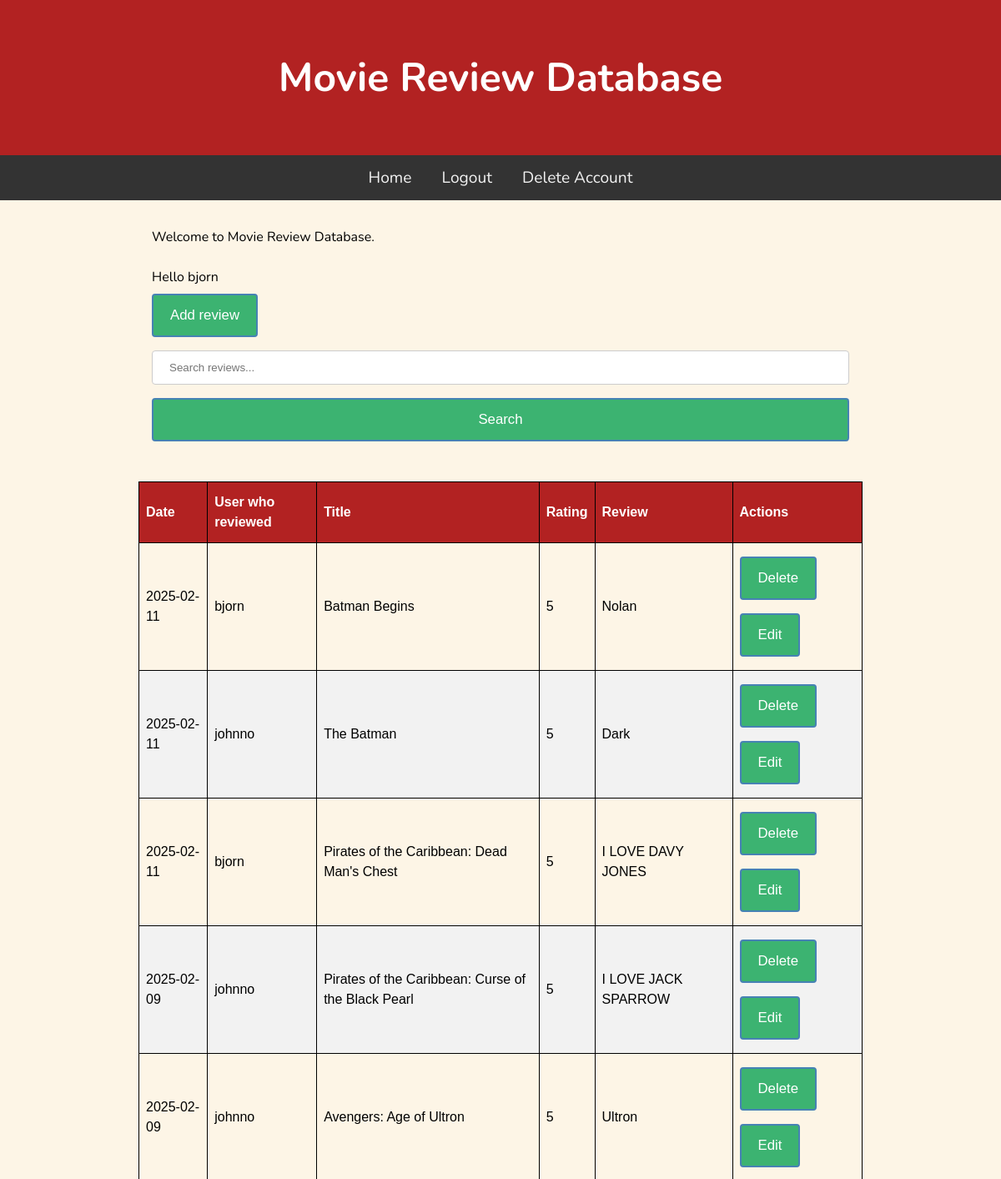
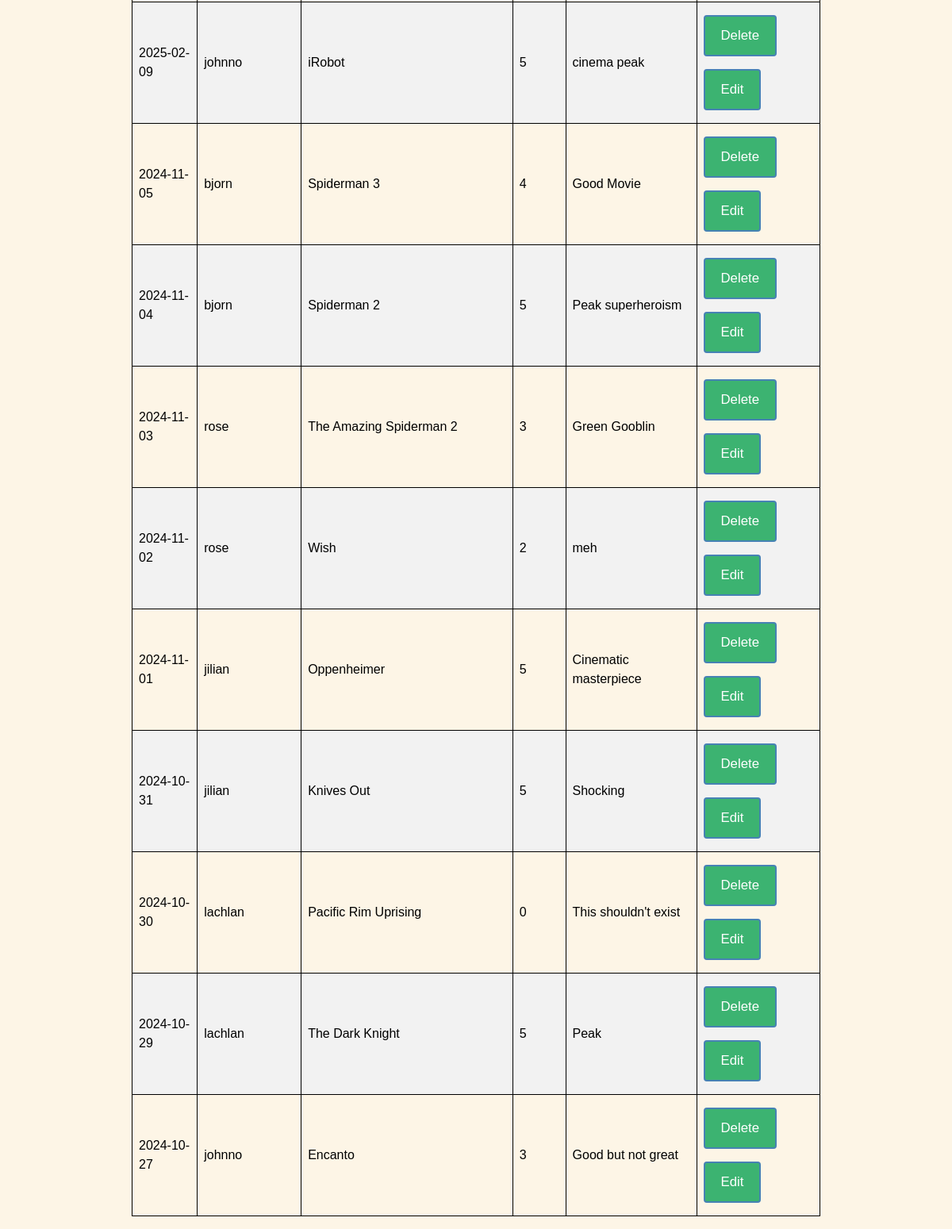
The page / (signed in) on the database its author committed (2 pictures, top to bottom).
### tables this page shows
CREATE TABLE Users (id INTEGER PRIMARY KEY AUTOINCREMENT,
                    username TEXT NOT NULL,
                    password TEXT NOT NULL);

CREATE TABLE Reviews (id INTEGER PRIMARY KEY AUTOINCREMENT,
                      user_id INTEGER,
                      date TEXT NOT NULL,
                      rating INTEGER,
                      title TEXT NOT NULL,
                      review TEXT NOT NULL);

### main.py (the view)
@app.route("/")
def Home():
    query = request.args.get('query')
    if query:
        reviewData = db.SearchReviews(query)
    else:
        reviewData = db.GetAllReviews()
    return render_template("index.html", reviews=reviewData)

### db.py (called while the page is built)
def GetDB():
    db = sqlite3.connect(".database/mr.db")
    db.row_factory = sqlite3.Row
    return db

def GetAllReviews():
    db = GetDB()
    reviews = db.execute("""SELECT Reviews.date, Reviews.title, Reviews.rating, Reviews.review, Users.username, Reviews.id
                            FROM Reviews JOIN Users ON Reviews.user_id = Users.id
                            ORDER BY Reviews.date DESC, Reviews.id DESC""").fetchall()
    db.close()
    return reviews

### templates/index.html
{% extends "base.html" %}
{% block content %}
<div class="container">
    <p>Welcome to Movie Review Database.</p>
    {% if session['username'] %}
        <br>
        <p>Hello {{ session['username'] }}</p>
        <a href="/add"><button>Add review</button></a>
    {% endif %}
    <form method="GET" action="/">
        <input type="text" name="query" placeholder="Search reviews...">
        <input type="submit" value="Search">
    </form>
</div>
<br>
<table class="review_table">
    <thead>
        <th>Date</th>
        <th>User who reviewed</th>
        <th>Title</th>
        <th>Rating</th>
        <th>Review</th>
        <th>Actions</th>
    </thead>
    <tbody>
        {% for review in reviews %}
        <tr>
            <td>{{ review['date'] }}</td>
            <td>{{ review['username'] }}</td>
            <td>{{ review['title'] }}</td>
            <td>{{ review['rating'] }}</td>
            <td>{{ review['review'] }}</td>
            <td>
                <form action="/delete/{{ review['id'] }}" method="post" style="display:inline;">
                    <button type="submit">Delete</button>
                </form>
                <a href="/edit/{{ review['id'] }}"><button>Edit</button></a>
            </td>
        </tr>
        {% endfor %}
    </tbody>
</table>
{% endblock %}

### static/css/style.css (style rules this page uses)
* { padding: 0; margin: 0; box-sizing: border-box; }
body { background: #fdf5e6; font-family: "Nunito", sans-serif; font-size: 1rem; }
.container { padding: 1rem; }
.review_table { font-family: Arial, Helvetica, sans-serif; border-collapse: collapse; width: 100%; border: 1px solid black; }
.review_table td, .review_table th { border: 1px solid black; padding: 8px; }
.review_table tr:nth-child(even) { background-color: #f2f2f2; }
.review_table th { padding-top: 12px; padding-bottom: 12px; text-align: left; background-color: #b22222; color: white; }
input[type=text], input[type="password"], input[type="date"], input[type="number"], select { width: 100%; padding: 12px 20px; margin: 8px 0; display: inline-block; border: 1px solid #ccc; border-radius: 4px; box-sizing: border-box; }
input[type=submit] { width: 100%; background-color: #3cb371; color: white; padding: 14px 20px; margin: 8px 0; border: 2px solid #4682b4; border-radius: 4px; cursor: pointer; font-size: 1.05em; }
button { background-color: #3cb371; color: white; padding: 14px 20px; margin: 8px 0; border: 2px solid #4682b4; border-radius: 4px; cursor: pointer; font-size: 1.05em; }

### rows shown on the page
Users: username "bjorn"
Reviews: date "2025-02-11", username "bjorn", title "Batman Begins", rating "5", review "Nolan"
Reviews: date "2025-02-11", username "johnno", title "The Batman", rating "5", review "Dark"
Reviews: date "2025-02-11", username "bjorn", title "Pirates of the Caribbean: Dead Man's Chest", rating "5", review "I LOVE DAVY JONES"
Reviews: date "2025-02-09", username "johnno", title "Pirates of the Caribbean: Curse of the Black Pearl", rating "5", review "I LOVE JACK SPARROW"
Reviews: date "2025-02-09", username "johnno", title "Avengers: Age of Ultron", rating "5", review "Ultron"
Reviews: date "2025-02-09", username "johnno", title "iRobot", rating "5", review "cinema peak"
Reviews: date "2024-11-05", username "bjorn", title "Spiderman 3", rating "4", review "Good Movie"
Reviews: date "2024-11-04", username "bjorn", title "Spiderman 2", rating "5", review "Peak superheroism"
Reviews: date "2024-11-03", username "rose", title "The Amazing Spiderman 2", rating "3", review "Green Gooblin"
Reviews: date "2024-11-02", username "rose", title "Wish", rating "2", review "meh"
Reviews: date "2024-11-01", username "jilian", title "Oppenheimer", rating "5", review "Cinematic masterpiece"
Reviews: date "2024-10-31", username "jilian", title "Knives Out", rating "5", review "Shocking"
Reviews: date "2024-10-30", username "lachlan", title "Pacific Rim Uprising", rating "0", review "This shouldn't exist"
Reviews: date "2024-10-29", username "lachlan", title "The Dark Knight", rating "5", review "Peak"
Reviews: date "2024-10-27", username "johnno", title "Encanto", rating "3", review "Good but not great"
